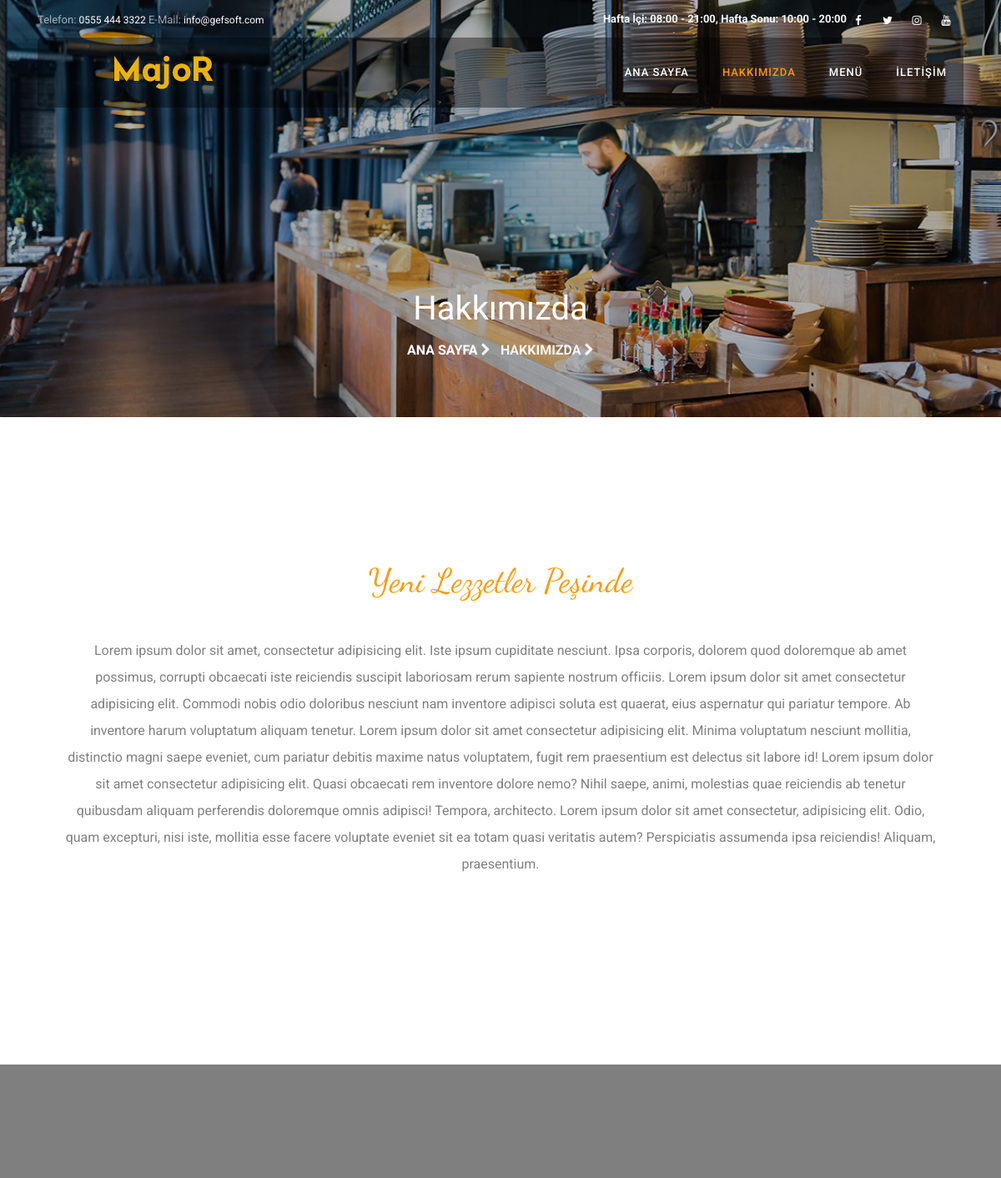
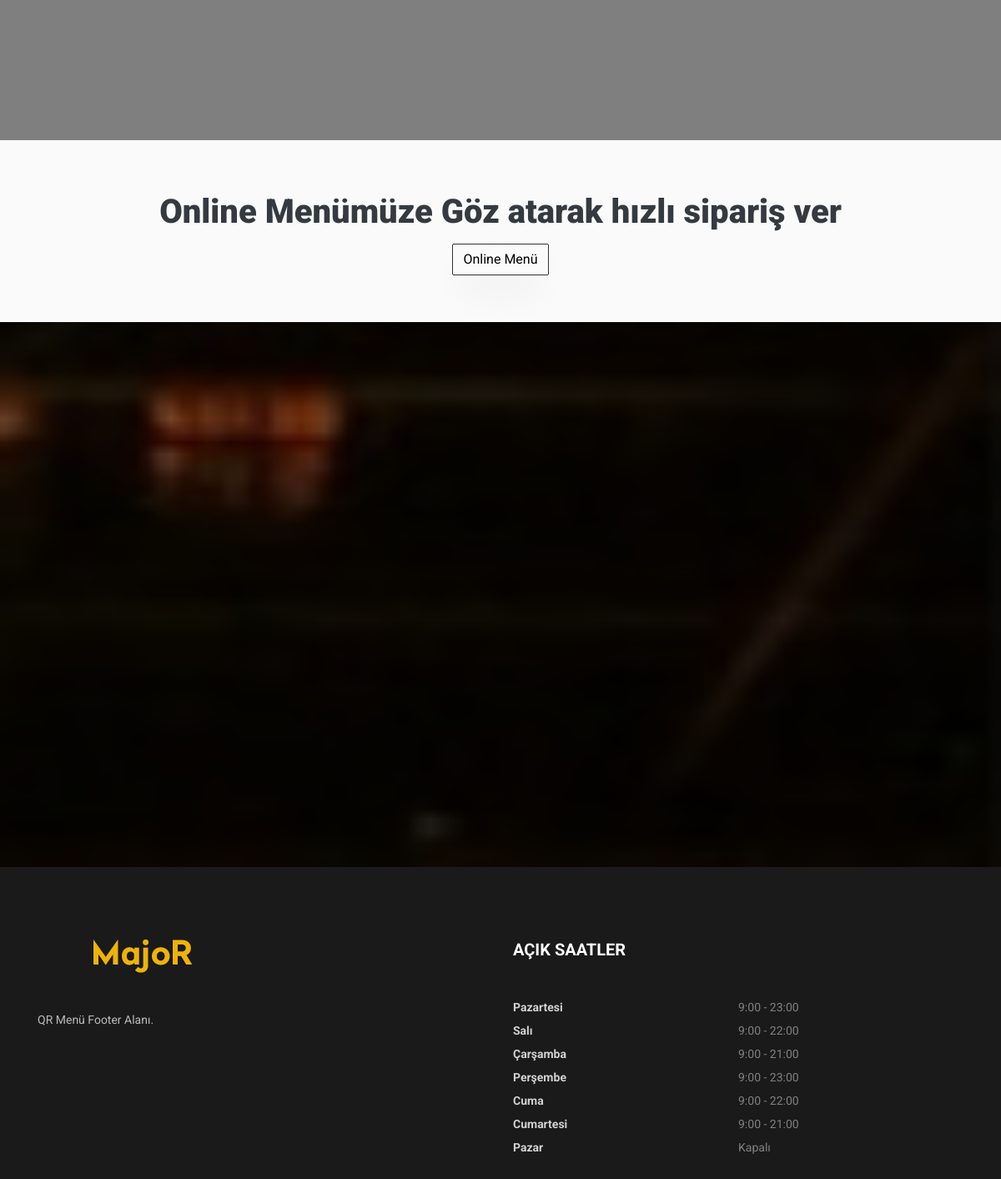
Page /hakkimizda.php on the committed database (2 pictures, top to bottom).
### tables this page shows
CREATE TABLE IF NOT EXISTS `site_bilgi_tablosu` (
  `site_id` int(11) NOT NULL AUTO_INCREMENT,
  `site_baslik` varchar(50) NOT NULL,
  `site_aciklama` varchar(125) NOT NULL,
  `site_logo` varchar(22) NOT NULL,
  `site_favicon` varchar(22) NOT NULL,
  `site_telefon` varchar(15) DEFAULT NULL,
  `site_email` varchar(60) DEFAULT NULL,
  `site_calisma_saat` varchar(100) DEFAULT NULL,
  `site_adres` varchar(80) DEFAULT NULL,
  `site_kategori_gorsel` varchar(20) DEFAULT NULL,
  `site_iletisim_gorsel` varchar(20) DEFAULT NULL,
  PRIMARY KEY (`site_id`)
);

CREATE TABLE IF NOT EXISTS `hakkimizda_tablosu` (
  `hakkimizda_id` int(11) NOT NULL AUTO_INCREMENT,
  `hakkimizda_baslik` varchar(60) NOT NULL,
  `hakkimizda_aciklama` varchar(150) NOT NULL,
  `hakkimizda_slogan` varchar(30) NOT NULL,
  `hakkimizda_icerik` varchar(2000) NOT NULL,
  `hakkimizda_yazibir` varchar(40) NOT NULL,
  `hakkimizda_yazibir_sayi` int(6) NOT NULL,
  `hakkimizda_yaziiki` varchar(40) NOT NULL,
  `hakkimizda_yaziiki_sayi` int(6) NOT NULL,
  `hakkimizda_yaziuc` varchar(40) NOT NULL,
  `hakkimizda_yaziuc_sayi` int(6) NOT NULL,
  `hakkimizda_yazidort` varchar(40) NOT NULL,
  `hakkimizda_yazidort_sayi` int(6) NOT NULL,
  `hakkimizda_gorsel_1` varchar(20) DEFAULT NULL,
  `hakkimizda_gorsel_2` varchar(20) DEFAULT NULL,
  `hakkimizda_gorsel_3` varchar(20) DEFAULT NULL,
  PRIMARY KEY (`hakkimizda_id`)
);

CREATE TABLE IF NOT EXISTS `footer_tablo` (
  `footer_id` int(11) NOT NULL AUTO_INCREMENT,
  `footer_aciklama` varchar(200) NOT NULL,
  `f_pazartesi` varchar(35) NOT NULL,
  `f_sali` varchar(35) NOT NULL,
  `f_carsamba` varchar(35) NOT NULL,
  `f_persembe` varchar(35) NOT NULL,
  `f_cuma` varchar(35) NOT NULL,
  `f_cumartesi` varchar(35) NOT NULL,
  `f_pazar` varchar(35) NOT NULL,
  PRIMARY KEY (`footer_id`)
);

### hakkimizda.php (the view, shortened to what this page needs)
<?php
include("admin-panel/ayarlar.php");
$sayfa = "hakkimizda";
$hakkimizdasorgu = $db->prepare("SELECT * FROM hakkimizda_tablosu WHERE hakkimizda_id=1");
$hakkimizdasorgu->execute();
$hakkimizdacikti = $hakkimizdasorgu->fetch(PDO::FETCH_ASSOC);
?>
<!DOCTYPE html>
<html lang="tr">
<head>
  <link rel="stylesheet" href="https://stackpath.bootstrapcdn.com/font-awesome/4.7.0/css/font-awesome.min.css">
  <link rel="stylesheet" href="css/animate.css">
  <link rel="stylesheet" href="css/owl.carousel.min.css">
  <link rel="stylesheet" href="css/owl.theme.default.min.css">
  <link rel="stylesheet" href="css/magnific-popup.css">
  <link rel="stylesheet" href="css/bootstrap-datepicker.css">
  <link rel="stylesheet" href="css/jquery.timepicker.css">
  <link rel="stylesheet" href="css/flaticon.css">
  <link rel="stylesheet" href="css/style.css">
  <link rel="stylesheet" href="css/menu.css">
</head>
<body>
  <?php include("header.php"); ?>
  <section class="hero-wrap hero-wrap-2" style="background-image: url('images/<?= $hakkimizdacikti["hakkimizda_gorsel_1"]; ?>');" data-stellar-background-ratio="0.5">
    <div class="overlay"></div>
    <div class="container">
      <div class="row no-gutters slider-text align-items-end justify-content-center">
        <div class="col-md-9 ftco-animate text-center mb-5">
          <h1 class="mb-2 bread">Hakkımızda</h1>
          <p class="breadcrumbs"><span class="mr-2"><a href="index">Ana Sayfa <i class="fa fa-chevron-right"></i></a></span> <span>Hakkımızda <i class="fa fa-chevron-right"></i></span></p>
        </div>
      </div>
    </div>
  </section>
  <section class="ftco-section ">
    <div class="container">
      <div class="row d-flex">
        <div class="col-md-12 ftco-animate makereservation p-4 p-md-5">
          <div class="heading-section ftco-animate mb-5 text-center">
            <span class="subheading mb-5"><?php echo $hakkimizdacikti["hakkimizda_slogan"]; ?></span>
            <p>
              <?php echo $hakkimizdacikti["hakkimizda_icerik"]; ?>
            </p>
          </div>
        </div>
      </div>
    </div>
  </section>
  <section class="ftco-section ftco-counter img" id="section-counter" style="background-image: url(images/<?= $hakkimizdacikti["hakkimizda_gorsel_2"]; ?>);" data-stellar-background-ratio="0.5">
    <div class="container">
      <div class="row d-md-flex align-items-center justify-content-center">
        <div class="col-lg-10">
          <div class="row d-md-flex align-items-center">
          </div>
        </div>
      </div>
    </div>
  </section>
  <section class="ftco-section ftco-no-pt ftco-no-pb ftco-intro bg-light">
    <div class="container py-5">
      <div class="row py-2">
        <div class="col-md-12 text-center">
          <h2 class="text-dark">Online Menümüze Göz atarak hızlı sipariş ver</h2>
          <a href="menu" class="btn btn-black btn-outline-black">Online Menü</a>
        </div>
      </div>
    </div>
  </section>
  <section class="ftco-section testimony-section" style="background-image: url(images/<?= $hakkimizdacikti["hakkimizda_gorsel_3"]; ?>);">
    <div class="overlay"></div>
    <div class="container">
      <div class="row justify-content-center mb-3 pb-2">
      </div>
    </div>
  </section>
  <?php include("footer.php"); ?>
</body>
</html>

### header.php (shortened to what this page needs)
<?php
$sitesorgu = $db->prepare("SELECT * FROM site_bilgi_tablosu");
$sitesorgu->execute();
$sitecikti = $sitesorgu->fetch(PDO::FETCH_ASSOC);
$sosyalsorgu = $db->prepare("SELECT * FROM sosyal_medya_tablosu");
$sosyalsorgu->execute();
$soysalcikti = $sosyalsorgu->fetch(PDO::FETCH_ASSOC);
?>
<div class="wrap">
    <div class="container">
        <div class="row justify-content-between">
            <div class="col-12 col-md d-flex align-items-center">
                <p class="mb-0 phone">
                    <?php if (!$sitecikti["site_telefon"] == null) : ?> <span class="mailus">Telefon:</span> <a href="tel:<?php echo str_replace(" ", "", $sitecikti["site_telefon"]); ?>"><?php echo $sitecikti["site_telefon"]; ?></a><?php endif; ?>
                    <?php if (!$sitecikti["site_email"] == null) : ?> <span class="mailus">E-Mail:</span> <a href="mailto:<?php echo $sitecikti["site_email"]; ?>"><?php echo $sitecikti["site_email"]; ?></a><?php endif; ?>
                </p>
            </div>
            <div class="col-12 col-md d-flex justify-content-md-end">
                <?php if (!$sitecikti["site_calisma_saat"] == null) : ?><p class="mb-0 font-weight-bold text-light"><?php echo $sitecikti["site_calisma_saat"]; ?></p><?php endif; ?>
                <div class="social-media">
                    <p class="mb-0 d-flex">
                        <?php if (!$soysalcikti["sosyal_facebook"] == null || !$soysalcikti["sosyal_facebook"] === " ") : ?> <a href="https://www.facebook.com/<?php echo $soysalcikti["sosyal_facebook"]; ?>" class="d-flex align-items-center justify-content-center"><span class="fa fa-facebook"><i class="sr-only">Facebook</i></span></a> <?php endif; ?>
                        <?php if (!$soysalcikti["sosyal_twitter"] == null || !$soysalcikti["sosyal_twitter"] === " ") : ?> <a href="https://www.twitter.com/<?php echo $soysalcikti["sosyal_twitter"]; ?>" class="d-flex align-items-center justify-content-center"><span class="fa fa-twitter"><i class="sr-only">Twitter</i></span></a> <?php endif; ?>
                        <?php if (!$soysalcikti["sosyal_instagram"] == null || !$soysalcikti["sosyal_instagram"] === " ") : ?> <a href="https://www.instagram.com/<?php echo $soysalcikti["sosyal_instagram"]; ?>" class="d-flex align-items-center justify-content-center"><span class="fa fa-instagram"><i class="sr-only">Instagram</i></span></a> <?php endif; ?>
                        <?php if (!$soysalcikti["sosyal_youtube"] == null || !$soysalcikti["sosyal_youtube"] === " ") : ?> <a href="https://www.youtube.com/<?php echo $soysalcikti["sosyal_youtube"]; ?>" class="d-flex align-items-center justify-content-center"><span class="fa fa-youtube"><i class="sr-only">Youtube</i></span></a> <?php endif; ?>
                    </p>
                </div>
            </div>
        </div>
    </div>
</div>
<nav class="navbar navbar-expand-lg navbar-dark ftco_navbar bg-dark ftco-navbar-light" id="ftco-navbar">
    <div class="container">
        <a class="navbar-brand" href="index"><img src="images/<?php echo $sitecikti["site_logo"]; ?>" alt=""></a>
        <div class="collapse navbar-collapse" id="ftco-nav">
            <ul class="navbar-nav ml-auto">
                <li class="nav-item <?php if ($sayfa == "index") {
                                        echo "active";
                                    } ?> "><a href="index" class="nav-link">Ana Sayfa</a></li>
                <li class="nav-item <?php if ($sayfa == "hakkimizda") {
                                        echo "active";
                                    } ?> "><a href="hakkimizda" class="nav-link">Hakkımızda</a></li>
                <li class="nav-item <?php if ($sayfa == "kategori") {
                                        echo "active";
                                    } ?>"><a href="menu" class="nav-link">Menü</a></li>
                <li class="nav-item <?php if ($sayfa == "iletişim") {
                                        echo "active";
                                    } ?>"><a href="iletisim" class="nav-link">İletişim</a></li>
            </ul>
        </div>
    </div>
</nav>

### footer.php (shortened to what this page needs)
<?php
$footersorgu = $db->prepare("SELECT * FROM footer_tablo");
$footersorgu->execute();
$footercek = $footersorgu->fetch(PDO::FETCH_ASSOC);
?>
<footer class="ftco-footer ftco-no-pb  ftco-section">
    <div class="container">
        <div class="row">
            <div class="col-md-12 col-lg-6">
                <div class="ftco-footer-widget mb-4">
                    <h2 class="ftco-heading-2"><img src="images/<?php echo $sitecikti["site_logo"]; ?>" alt="" class="img-fluid"></h2>
                    <p><?php echo $footercek["footer_aciklama"]; ?></p>
                    <ul class="ftco-footer-social list-unstyled float-md-left float-lft mt-3">
                    </ul>
                </div>
            </div>
            <div class="col-md-12 col-lg-6">
                <div class="ftco-footer-widget mb-4">
                    <h2 class="ftco-heading-2">Açık Saatler</h2>
                    <ul class="list-unstyled open-hours">
                        <li class="d-flex"><span>Pazartesi</span><span><?php echo $footercek["f_pazartesi"]; ?></span></li>
                        <li class="d-flex"><span>Salı</span><span><?php echo $footercek["f_sali"]; ?></span></li>
                        <li class="d-flex"><span>Çarşamba</span><span><?php echo $footercek["f_carsamba"]; ?></span></li>
                        <li class="d-flex"><span>Perşembe</span><span><?php echo $footercek["f_persembe"]; ?></span></li>
                        <li class="d-flex"><span>Cuma</span><span><?php echo $footercek["f_cuma"]; ?></span></li>
                        <li class="d-flex"><span>Cumartesi</span><span><?php echo $footercek["f_cumartesi"]; ?></span></li>
                        <li class="d-flex"><span>Pazar</span><span> <?php echo $footercek["f_pazar"]; ?></span></li>
                    </ul>
                </div>
            </div>
        </div>
    </div>
</footer>

### rows in the picture
site_bilgi_tablosu: site_telefon "0555 444 3322", site_email "info@gefsoft.com", site_calisma_saat "Hafta İçi: 08:00 - 21:00, Hafta Sonu: 10:00 - 20:00", site_logo (picture)
hakkimizda_tablosu: hakkimizda_gorsel_1 (picture), hakkimizda_slogan "Yeni Lezzetler Peşinde", hakkimizda_icerik "Lorem ipsum dolor sit amet, consectetur adipisicing elit. Iste ipsum cupiditate nesciunt. Ipsa corporis, dolorem quod doloremque ab amet possimus, corrupti obcaecati iste reiciendis suscipit laboriosam rerum sapiente nostrum officiis. Lorem ipsum dolor sit amet consectetur adipisicing elit. Commodi nobis odio doloribus nesciunt nam inventore adipisci soluta est quaerat, eius aspernatur qui pariatur tempore. Ab inventore harum voluptatum aliquam tenetur. Lorem ipsum dolor sit amet consectetur adipisicing elit. Minima voluptatum nesciunt mollitia, distinctio magni saepe eveniet, cum pariatur debitis maxime natus voluptatem, fugit rem praesentium est delectus sit labore id! Lorem ipsum dolor…", hakkimizda_gorsel_2 (picture), hakkimizda_gorsel_3 (picture)
footer_tablo: footer_aciklama "QR Menü Footer Alanı.", f_pazartesi "9:00 - 23:00", f_sali "9:00 - 22:00", f_carsamba "9:00 - 21:00", f_persembe "9:00 - 23:00", f_cuma "9:00 - 22:00", f_cumartesi "9:00 - 21:00", f_pazar "Kapalı"
